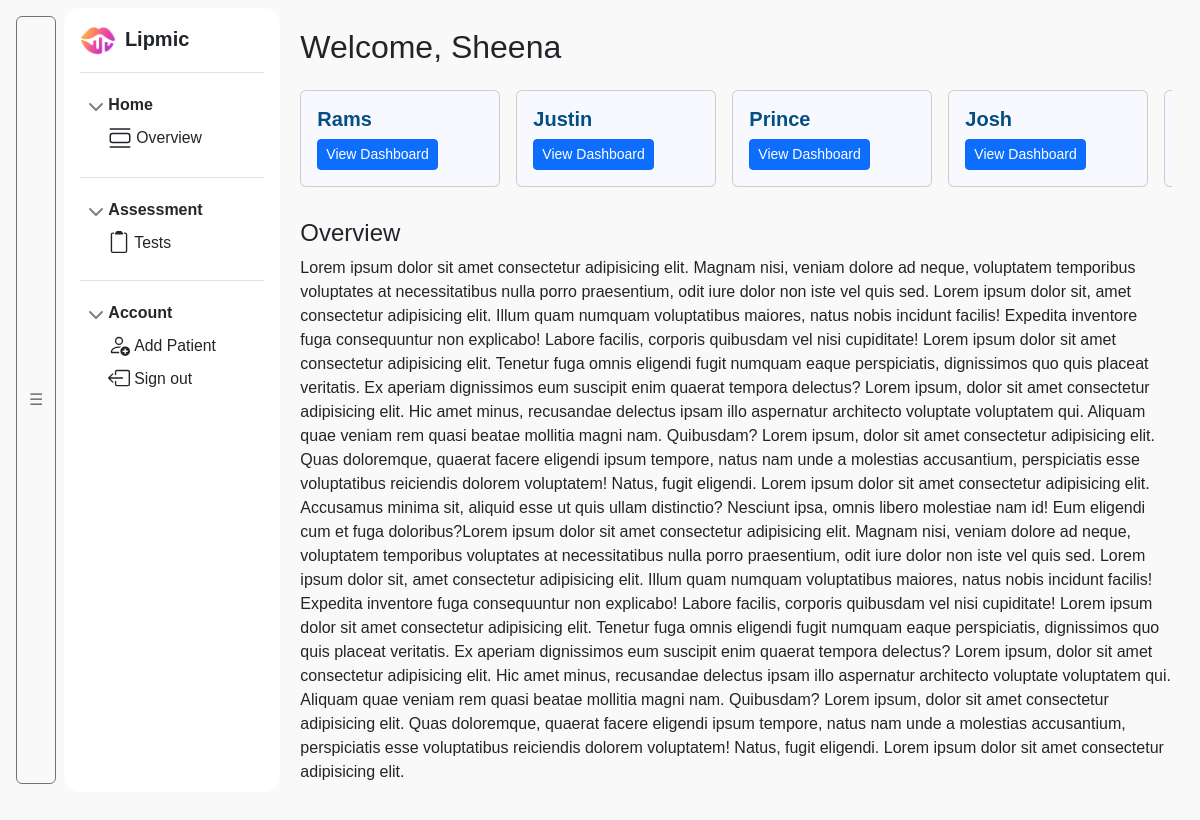
Page /console/ (signed in) on the committed database.
### board/models.py (models this page shows, shortened)
class SLP(UserMixin, db.Model):
    __tablename__ = 'slp'
    id = db.Column(db.Integer, primary_key=True)
    username = db.Column(db.String(80), unique=True, nullable=False)
    password_hash = db.Column(db.String(128), nullable=False)
    patients = db.relationship('Patient', backref='slp', lazy=True)
    @property
    def password(self):
        raise AttributeError("Password is write-only")

class Patient(db.Model):
    __tablename__ = 'patient'
    id = db.Column(db.Integer, primary_key=True)
    name = db.Column(db.String(100), nullable=False)
    slp_id = db.Column(db.Integer, db.ForeignKey('slp.id'), nullable=False)
    sessions = db.relationship('AssessmentResult', backref='patient', lazy=True)

### board/pages.py (the view)
@bp.route("/console/")
@login_required
def console_page():
    patients = current_user.patients
    return render_template("pages/lipmic-console/index.html", patients=patients)

### board/__init__.py (called while the page is built)
def create_app():
    app = Flask(__name__)
    app.secret_key = os.getenv('FLASK_SECRET_KEY')
    app.config['SQLALCHEMY_DATABASE_URI'] = 'sqlite:///' + os.path.join(app.instance_path, 'app.db')
    app.config['SQLALCHEMY_TRACK_MODIFICATIONS'] = False
    db.init_app(app)
    login_manager.init_app(app)
    from board.pages import bp
    app.register_blueprint(bp)
    @login_manager.user_loader
    def load_user(user_id):
        return SLP.query.get(int(user_id))
    login_manager.login_view = 'pages.login'  # redirect if not logged in
    return app

### board/templates/pages/lipmic-console/index.html (shortened to what this page needs)
{% extends 'base-console.html' %}
{% block content %}
<div class="home-scroll">
<h2>Welcome, {{ current_user.username }}</h2>
<div class="d-flex flex-row overflow-auto gap-3 py-3">
  {% for patient in patients %}
    <div class="card" style="min-width: 200px;">
      <div class="card-body">
        <h5 class="card-title">{{ patient.name }}</h5>
        <a href="{{ url_for('pages.patient_dashboard', patient_id=patient.id) }}" class="btn btn-primary btn-sm">
          View Dashboard
        </a>
      </div>
    </div>
  {% else %}
    <p class="text-muted">No patients yet.</p>
  {% endfor %}
</div>
<div data-bs-spy="scroll" data-bs-target="#console-home" data-bs-offset="10" tabindex="0">
  <h4 id="overview-1" class="mt-3">Overview</h4>
  <p>Lorem ipsum dolor sit amet consectetur adipisicing elit. Magnam nisi, veniam dolore ad neque, voluptatem temporibus voluptates at necessitatibus nulla porro praesentium, odit iure dolor non iste vel quis sed. Lorem ipsum dolor sit, amet consectetur adipisicing elit. Illum quam numquam voluptatibus maiores, natus nobis incidunt facilis! Expedita inventore fuga consequuntur non explicabo! Labore facilis, corporis quibusdam vel nisi cupiditate! Lorem ipsum dolor sit amet consectetur adipisicing elit. Tenetur fuga omnis eligendi fugit numquam eaque perspiciatis, dignissimos quo quis placeat veritatis. Ex aperiam dignissimos eum suscipit enim quaerat tempora delectus? Lorem ipsum, dolor sit amet consectetur adipisicing elit. Hic amet minus, recusandae delectus ipsam illo aspernatur architecto voluptate voluptatem qui. Aliquam quae veniam rem quasi beatae mollitia magni nam. Quibusdam? Lorem ipsum, dolor sit amet consectetur adipisicing elit. Quas doloremque, quaerat facere eligendi ipsum tempore, natus nam unde a molestias accusantium, perspiciatis esse voluptatibus reiciendis dolorem voluptatem! Natus, fugit eligendi. Lorem ipsum dolor sit amet consectetur adipisicing elit. Accusamus minima sit, aliquid esse ut quis ullam distinctio? Nesciunt ipsa, omnis libero molestiae nam id! Eum eligendi cum et fuga doloribus?Lorem ipsum dolor sit amet consectetur adipisicing elit. Magnam nisi, veniam dolore ad neque, voluptatem temporibus voluptates at necessitatibus nulla porro praesentium, odit iure dolor non iste vel quis sed. Lorem ipsum dolor sit, amet consectetur adipisicing elit. Illum quam numquam voluptatibus maiores, natus nobis incidunt facilis! Expedita inventore fuga consequuntur non explicabo! Labore facilis, corporis quibusdam vel nisi cupiditate! Lorem ipsum dolor sit amet consectetur adipisicing elit. Tenetur fuga omnis eligendi fugit numquam eaque perspiciatis, dignissimos quo quis placeat veritatis. Ex aperiam dignissimos eum suscipit enim quaerat tempora delectus? Lorem ipsum, dolor sit amet consectetur adipisicing elit. Hic amet minus, recusandae delectus ipsam illo aspernatur architecto voluptate voluptatem qui. Aliquam quae veniam rem quasi beatae mollitia magni nam. Quibusdam? Lorem ipsum, dolor sit amet consectetur adipisicing elit. Quas doloremque, quaerat facere eligendi ipsum tempore, natus nam unde a molestias accusantium, perspiciatis esse voluptatibus reiciendis dolorem voluptatem! Natus, fugit eligendi. Lorem ipsum dolor sit amet consectetur adipisicing elit.</p>
</div>
</div>
{% endblock content %}

### board/static/css/body-console.css (style rules this page uses)
html, body { margin: 0; padding: 0; scroll-behavior: smooth; scroll-padding-top: 64px; overflow: hidden; height: -webkit-fill-available; }
body { font-family: 'Segoe UI', sans-serif; background-color: #f9f9f9; min-height: 100vh; min-height: -webkit-fill-available; }
.home-scroll { padding: inherit; overflow-y: auto; position: relative; height: auto; }

### board/static/css/about.css (style rules this page uses)
body { font-family: 'Arial', sans-serif; }
.card-title { color: #034f84; font-weight: 600; }

### board/static/css/assess.css (style rules this page uses)
.card { transition: transform 0.3s ease, box-shadow 0.3s ease; background-color: #F8F8FF; z-index: 1; position: relative; }

### rows in the picture
SLP: username "Sheena"
Patient: name "Rams"
Patient: name "Justin"
Patient: name "Prince"
Patient: name "Josh"
